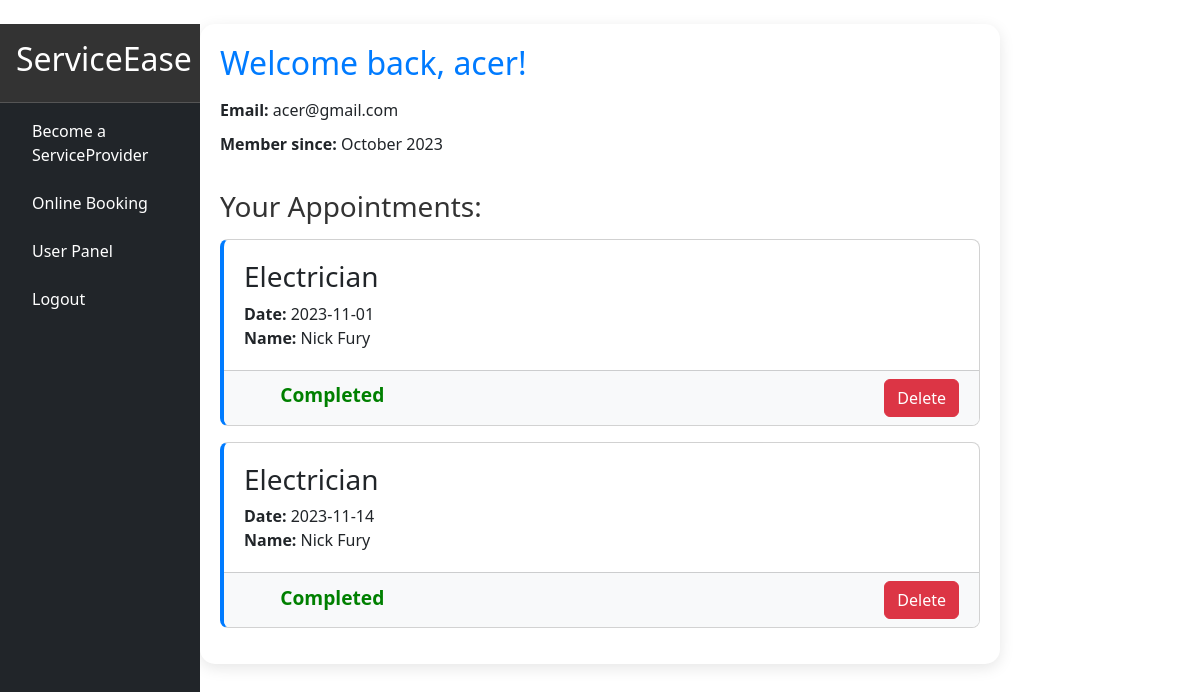
The page /booking/ (signed in) on the database as committed earlier.
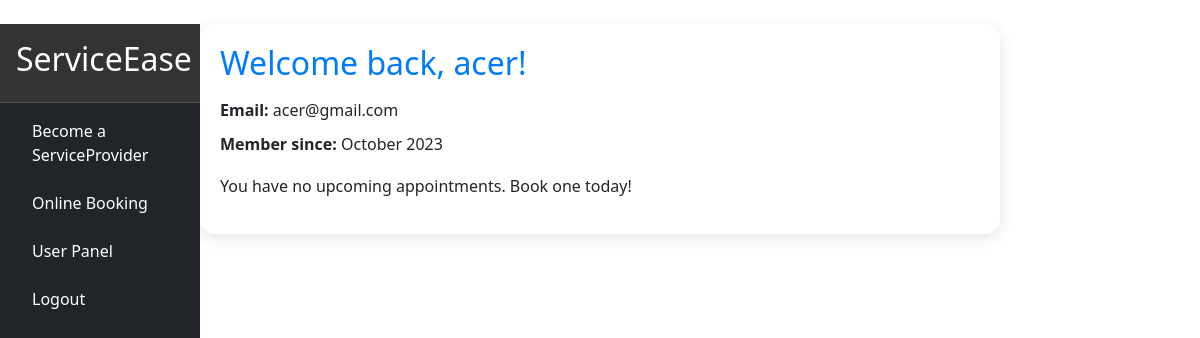
The same page on the database as committed later.
### booking/models.py (models this page shows, shortened)
class Appointment(models.Model):
    user = models.ForeignKey(User, on_delete=models.CASCADE, null=True, blank=True)
    service = models.CharField(max_length=50, choices=SERVICE_CHOICES, default="Electrician")
    day= models.CharField(max_length=50,choices=DAY_CHOICES, default="Monday")
    address = models.CharField(max_length=50, blank=True)
    isFinished = models.CharField(max_length=15,default="No")
    time = models.CharField(max_length=10, choices=TIME_CHOICES, default="3 PM", null=True, blank=True)
    staff = models.CharField(max_length=50, default="Not assigned")

### booking/views.py (the view)
# urls.py: path('', views.userPanel, name='userPanel'),
def userPanel(request):
    user = request.user
    appointments = Appointment.objects.filter(user=user).order_by('day', 'time')
    return render(request, 'userPanel.html', {
        'user':user,
        'appointments':appointments,
    })

### booking/templates/userPanel.html (shortened to what this page needs)
{% extends 'layout.html' %}
{% load static %}
{% block body %}
<div class="user-panel-container">
    {% if user.is_authenticated %}
        <div class="user-info">
            <h2>Welcome back, {{ user.username }}!</h2>
            <ul class="user-details">
                <li><strong>Email:</strong> {{ user.email }}</li>
                <li><strong>Member since:</strong> {{ user.date_joined|date:"F Y" }}</li>
            </ul>
        </div>
        {% if appointments.count > 0 %}
        <div class="appointments-section">
            <h2>Your Appointments:</h2>
            {% for appointment in appointments %}
                {% if appointment.staff != "Not assigned" %}
                    <div class="card appointment-card">
                        <div class="card-body">
                            <h3 class="card-title">{{ appointment.service }}</h3>
                            <p class="card-text">
                                <strong>Date:</strong> {{ appointment.day }}<br>
                                <strong>Name:</strong> {{ appointment.staff }}
                            </p>
                        </div>
<div class="card-footer">
    <span class="badge {% if not appointment.isFinished %}badge-primary{% else %}badge-success{% endif %} mr-2" style="font-size: 1.2rem; padding-right: 500px;">
{% if appointment.isFinished != "No" %}
<span style="color: green;">Completed</span>
{% else %}
<span style="color: red;">Pending</span>
<a class="btn btn-outline-primary" href="{% url 'userUpdate' appointment.id %}">Edit</a>
{% endif %}
</span>
    <form action="{% url 'appointmentDeleteBooking' appointment.id %}" method="post" style="display: inline-block;">
        <button type="submit" class="btn btn-danger" onclick="return confirm('Are you sure you want to delete this appointment?');">
            Delete
        </button>
    </form>
</div>
                    </div>
                {% endif %}
            {% endfor %}
        </div>
        {% else %}
            <p>You have no upcoming appointments. Book one today!</p>
        {% endif %}
    {% else %}
        <h1>Please Sign In</h1>
        <a href="{% url 'login' %}" class="btn btn-primary mt-3">Sign in</a>
    {% endif %}
</div>
{% endblock %}

Rows that differ between the two databases and show on the page:
no longer on this page (row edited): Appointment: service "Electrician", day "2023-11-01", staff "Nick Fury", isFinished "Completed"
removed Appointment: service "Electrician", day "2023-11-14", staff "Nick Fury", isFinished "Completed"
Other text that changed with them:
text no longer shown: "Your Appointments:"
text now shown: "You have no upcoming appointments. Book one today!"
